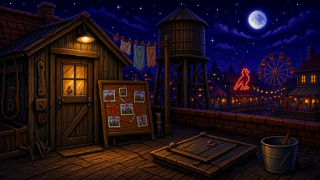
#> input picture pwas/radioactive-rooster/tools/neon/src/hq.png, 320 x 180 px; the run also reads 2 pictures not shown here
$ python paint_neon.py
#> lines starting #> are read from the running program, lines starting #| are printed output that depends on the picture
"""Paint NED'S FEED & SEED neon into each room plate (unlit glass, backing, mounts = permanent scenery)
and cut one glow frame per letter (+ the hawk) into an overlay sheet the engine lights per temptation level.

Reads the unbaked plates in tools/neon/src/, writes:
  art/pixel/bg/<room>.png (+ art/pixel-4x/bg/<room>.png)   pixel rooms: hq, fence, midway (320x180, 1 px = 1 px)
  art/placeholders/bg-<room>.jpg                          illustrated rooms: store, wkuk, gate (1280x720)
  art/pixel/fx/neon-<room>.png   vertical sheet, one frame per key in FRAMES order (frame = sign bbox)
  tools/neon/signs.json          rect (logical 320x180 units), frames, scale  -> data/script.js room.sign
                                 + art/manifest.json fx/neon-<room> (size = rect w,h; grid [1, frames]; scale)
No system fonts: hand-bent tube script (Catmull-Rom paths, jittered bends and widths) rendered at Kx and
box-downsampled like the red hawk neon in the Midway plate; the store keeps its plank + capitals.
Run: python3 tools/neon/paint_neon.py
"""
import json, os
import numpy as np
from PIL import Image, ImageDraw, ImageFilter

ROOT = os.path.dirname(os.path.dirname(os.path.dirname(os.path.abspath(__file__))))
SRC = os.path.join(ROOT, "tools/neon/src")
TEXT = "NED'S FEED & SEED"  # data/script.js FEEDSEED.text; key = index into this

def perspective_coeffs(dst, src):
    """Coefficients mapping output (dst quad) -> input (src quad) for Image.transform PERSPECTIVE."""
    a = []
    for (x, y), (X, Y) in zip(dst, src):
        a.append([x, y, 1, 0, 0, 0, -X * x, -X * y])
        a.append([0, 0, 0, x, y, 1, -Y * x, -Y * y])
    b = np.array(src).reshape(8)
    return np.linalg.solve(np.array(a, dtype=float), b).tolist()


def warp(img, quad, out_size, resample=Image.BICUBIC):
    w, h = img.size
    c = perspective_coeffs(quad, [(0, 0), (w, 0), (w, h), (0, h)])
    return img.transform(out_size, Image.PERSPECTIVE, c, resample)


# ---------- glow frames ----------
def glow_frame(mask_l, core, glow, spill, r1, r2, a1, a2, pixel):
    """RGBA lit-tube frame: wall spill + tube halo + hot core. mask_l: L image (full size)."""
    m = np.asarray(mask_l, dtype=float) / 255
    def blur(r):
        return np.asarray(mask_l.filter(ImageFilter.GaussianBlur(r)), dtype=float) / 255
    layers = []
    s = np.clip(blur(r2) * a2 * 3.0, 0, a2)
    if pixel:  # 1 px magenta halo hugging the tube, stepped spill (no smooth gradients)
        g = (np.asarray(mask_l.filter(ImageFilter.MaxFilter(3)), dtype=float) / 255) * a1
        s = np.select([s > a2 * 0.66, s > a2 * 0.33, s > 0.05], [a2, a2 * 0.62, a2 * 0.3], 0)
    else:
        g = np.clip(blur(r1) * a1 * 2.2, 0, a1)
    out = np.zeros(m.shape + (4,))
    for col, a in ((spill, s), (glow, g), (core, m)):
        col = np.array(col, dtype=float) / 255
        out[..., :3] = out[..., :3] * (1 - a[..., None]) + col * a[..., None]
        out[..., 3] = out[..., 3] * (1 - a) + a
    out[..., :3] = np.where(out[..., 3:4] > 0, out[..., :3], 0)
    return Image.fromarray((np.clip(out, 0, 1) * 255).astype(np.uint8), "RGBA")


def sheet(frames, keys, scale, room, pad=0):
    union = None
    for f in frames:
        bb = f.getchannel("A").point(lambda v: 255 if v > 6 else 0).getbbox()
        if bb:
            union = bb if union is None else (min(union[0], bb[0]), min(union[1], bb[1]), max(union[2], bb[2]), max(union[3], bb[3]))
    # snap to the logical grid so the overlay lines up with 320x180 pixels exactly
    x0 = (union[0] // scale) * scale; y0 = (union[1] // scale) * scale
    x1 = -(-union[2] // scale) * scale; y1 = -(-union[3] // scale) * scale
    w, h = x1 - x0, y1 - y0
    out = Image.new("RGBA", (w, h * len(frames)))
    for i, f in enumerate(frames):
        out.paste(f.crop((x0, y0, x1, y1)), (0, i * h))
    os.makedirs(os.path.join(ROOT, "art/pixel/fx"), exist_ok=True)
    out.save(os.path.join(ROOT, f"art/pixel/fx/neon-{room}.png"), optimize=True)
    return {"art": f"fx/neon-{room}", "rect": [x0 // scale, y0 // scale, w // scale, h // scale], "frames": keys, "scale": scale}


def ordered(masks):
    keys = sorted(k for k in masks if k != "hawk")
    return keys + (["hawk"] if "hawk" in masks else [])


CORE, GLOW, SPILL = (255, 212, 236), (255, 70, 172), (236, 40, 140)
SIGNS = {}


# ---------- bent-glass script neon (coop, fence, midway, wkuk, gate) ----------
# Drawn like the red hawk already in the Midway plate: free-standing tubes, no plate behind, smooth anti-aliased
# bends (rendered at K x and box-downsampled to the plate), slightly irregular hand bends and tube widths.
# Units: cap height 0..6, baseline 6, x-height ~3.2. One path list per letter; lead-ins belong to the letter.
SCRIPT = {
    "N": [[(0.2, 6.0), (0.7, 3.4), (1.1, 0.5), (1.7, 2.6), (2.6, 5.7), (3.2, 3.2), (3.5, 0.6), (4.4, 0.1)]],
    "e": [[(0.0, 5.7), (1.1, 5.1), (2.1, 4.2), (2.0, 3.3), (1.3, 3.3), (0.7, 4.4), (1.0, 5.7), (2.0, 6.05), (3.0, 5.5)]],
    "d": [[(0.0, 5.6), (1.0, 4.6), (2.5, 3.5), (1.5, 3.2), (0.6, 3.9), (0.5, 5.3), (1.3, 6.0), (2.3, 5.5), (2.8, 4.1)],
          [(3.4, 0.2), (2.9, 3.2), (2.7, 5.3), (3.2, 6.0), (3.9, 5.5)]],
    "'": [[(0.6, 0.0), (0.5, 0.9), (0.2, 1.7)]],
    "s": [[(0.0, 5.6), (1.0, 4.4), (1.6, 3.2), (2.0, 4.4), (2.3, 5.4), (1.7, 6.0), (0.8, 5.8)]],
    "F": [[(0.4, 1.4), (1.3, 0.4), (2.8, 0.3), (4.4, 0.0)],
          [(2.7, 0.4), (2.3, 3.0), (1.7, 5.3), (0.8, 6.0), (0.1, 5.4)],
          [(1.1, 3.1), (2.1, 2.7), (3.1, 2.9)]],
    "&": [[(3.5, 6.0), (1.3, 3.3), (1.0, 1.5), (1.8, 0.6), (2.6, 1.2), (2.4, 2.4), (0.6, 4.0), (0.4, 5.4), (1.4, 6.1), (2.7, 5.6), (3.7, 4.2)]],
    "S": [[(3.8, 0.9), (3.0, 0.1), (1.7, 0.3), (1.1, 1.4), (1.8, 2.6), (3.0, 3.6), (3.2, 5.0), (2.2, 6.0), (0.9, 5.9), (0.0, 5.0)]],
    "hawk": [[(0.3, 6.2), (1.5, 4.2), (1.2, 2.5), (2.0, 0.9), (2.9, 0.4), (3.5, 0.9), (3.1, 1.4), (2.8, 2.4), (3.6, 3.6), (4.6, 4.4), (3.4, 4.3), (3.7, 6.0), (2.6, 5.0), (1.5, 4.2)]],
}
GLYPH_OF = {0: "N", 1: "e", 2: "d", 3: "'", 4: "s", 6: "F", 7: "e", 8: "e", 9: "d", 11: "&", 13: "S", 14: "e", 15: "e", 16: "d"}
ADV2 = {"N": 4.4, "e": 2.75, "d": 3.7, "'": 1.0, "s": 2.4, "F": 4.0, "&": 4.0, "S": 3.6, "hawk": 5.4}


def glyph_of(k):
    return "hawk" if k == "hawk" else GLYPH_OF[k]


def catmull(pts, n=10):
    p = [pts[0]] + list(pts) + [pts[-1]]
    out = []
    for i in range(1, len(p) - 2):
        p0, p1, p2, p3 = (np.array(v, float) for v in p[i - 1:i + 3])
        for t in np.linspace(0, 1, n, endpoint=False):
            t2, t3 = t * t, t * t * t
            out.append(tuple(0.5 * (2 * p1 + (-p0 + p2) * t + (2 * p0 - 5 * p1 + 4 * p2 - p3) * t2 + (-p0 + 3 * p1 - 3 * p2 + p3) * t3)))
    out.append(tuple(pts[-1]))
    return out


def script_width(keys, space=1.6):
    return sum(space if k is None else ADV2[glyph_of(k)] for k in keys)


def script_masks(keys, u, tube, seed, space=1.6, pad=1.0):
    """Per-key L masks of hand-bent tube script in a local box (px = u per unit). Returns masks, (w, h)."""
    rng = np.random.default_rng(seed)
    lines = [[]]
    for k in keys:  # "/" breaks the line; each line is centred
        if k == "/":
            lines.append([])
        else:
            lines[-1].append(k)
    widths = [script_width(l, space) for l in lines]
    LEAD = 7.4
    w = int(np.ceil((max(widths) + 2 * pad) * u)); h = int(np.ceil((6.6 + LEAD * (len(lines) - 1) + 2 * pad) * u))
    masks = {}
    order = []
    for li, l in enumerate(lines):
        order += [("xy", pad + (max(widths) - widths[li]) / 2, pad + LEAD * li)] + l
    x, y0 = pad, pad
    for k in order:
        if isinstance(k, tuple):
            _, x, y0 = k
            continue
        if k is None:
            x += space
            continue
        g = glyph_of(k)
        m = masks.setdefault(k, Image.new("L", (w, h), 0))
        d = ImageDraw.Draw(m)
        for path in SCRIPT[g]:
            jit = [(px + rng.uniform(-0.1, 0.1), py + rng.uniform(-0.1, 0.1)) for px, py in path]
            pts = [((x + px) * u, (y0 + py) * u) for px, py in catmull(jit)]
            tw = tube * rng.uniform(0.85, 1.15)
            d.line(pts, fill=255, width=max(1, int(round(tw))), joint="curve")
            for q in (pts[0], pts[-1]):
                d.ellipse([q[0] - tw / 2, q[1] - tw / 2, q[0] + tw / 2, q[1] + tw / 2], fill=255)
        x += ADV2[g]
    return masks, (w, h)


def script_room(room, src, keys, quad, letter_h, tube, K, unlit, hi, glow_r, mounts=(), seed=7, scale=1, dim=0.5, plank=()):
    """quad: plate px (TL, TR, BR, BL) of the lettering box. letter_h: cap height in plate px.
    Render at K x, downsample to the plate; mounts: [(x0, y0, x1, y1, rgb, width)] thin brackets in plate px."""
    im = Image.open(os.path.join(SRC, src)).convert("RGB")
    W, H = im.size
    u = letter_h / 6.0 * K
    local, (lw, lh) = script_masks(keys, u, tube * K, seed)
    qk = [(x * K, y * K) for x, y in quad]
    full = {}
    for k, m in local.items():
        big = warp(m, qk, (W * K, H * K), Image.BILINEAR)
        full[k] = big.resize((W, H), Image.BOX)
    # mounts (brackets / standoffs), anti-aliased the same way
    base = np.asarray(im, dtype=float)
    if plank:  # painted backing board: [(polygon in plate px, rgb)], drawn in order, anti-aliased like the tubes
        ov = Image.new("RGBA", (W * K, H * K), (0, 0, 0, 0))
        d = ImageDraw.Draw(ov)
        for poly, col in plank:
            d.polygon([(x * K, y * K) for x, y in poly], fill=tuple(col) + (255,))
        ov = np.asarray(ov.resize((W, H), Image.BOX), dtype=float)
        a = ov[..., 3:4] / 255
        base = base * (1 - a) + ov[..., :3] * a
    if mounts:
        ov = Image.new("RGBA", (W * K, H * K), (0, 0, 0, 0))
        d = ImageDraw.Draw(ov)
        for x0, y0, x1, y1, col, wd in mounts:
            d.line([(x0 * K, y0 * K), (x1 * K, y1 * K)], fill=tuple(col) + (255,), width=max(1, int(wd * K)))
        ov = np.asarray(ov.resize((W, H), Image.BOX), dtype=float)
        a = ov[..., 3:4] / 255
        base = base * (1 - a) + ov[..., :3] * a
    union = np.zeros((H, W))
    for m in full.values():
        union = np.maximum(union, np.asarray(m, dtype=float) / 255)
    ul = Image.fromarray((union * 255).astype(np.uint8))
    up = np.asarray(ul.transform(ul.size, Image.AFFINE, (1, 0, 0, 0, 1, -max(1.0, K / 8)), Image.BILINEAR), dtype=float) / 255
    hl = np.clip(union - up, 0, 1)
    # dim glass: barely there over the wall, a faint top-lit sheen
    for col, al in ((unlit, union * dim), (hi, hl * dim * 0.6)):
        base = base * (1 - al[..., None]) + np.array(col) * al[..., None]
    out = Image.fromarray(np.clip(base, 0, 255).astype(np.uint8))
    keys_o = ordered(full)
    r1, r2, a1 = (tuple(glow_r) + (0.9,))[:3]
    frames = []
    for k in keys_o:
        if k == "hawk":
            frames.append(glow_frame(full[k], (255, 214, 170), (255, 84, 40), (230, 50, 30), r1, r2, a1, 0.5, False))
        else:
            frames.append(glow_frame(full[k], CORE, GLOW, SPILL, r1, r2, a1, 0.5, False))
    return out, sheet(frames, keys_o, scale, room)


ALL = ["hawk", None, 0, 1, 2, 3, 4, None, 6, 7, 8, 9, None, 11, None, 13, 14, 15, 16]


def room_hq():
    """Rooftop script 'Feed' + hawk on two thin legs, on the distant house at the right edge (a glowing shape at this range)."""
    keys = ["hawk", 6, 7, 8, 9]
    legs = [(301.5, 66.5, 301.5, 71, (24, 18, 30), 0.8), (315.5, 66, 315.5, 70.5, (24, 18, 30), 0.8), (300, 66.6, 317, 66.0, (34, 26, 40), 0.6)]
    return script_room("hq", "hq.png", keys, [(297, 57.5), (319, 56.8), (319, 67.2), (297, 67.8)], 6.4, 0.95, 8,
                       (96, 70, 104), (150, 128, 160), (0.6, 3.2, 0.5), legs, seed=3, dim=0.38)


def room_fence():
    """Script 'Feed' + hawk on a thin rooftop frame over the distant Main Street roofline."""
    keys = ["hawk", 6, 7, 8, 9]
    legs = [(273.5, 62.5, 273.5, 66, (16, 22, 32), 0.8), (288.5, 62.5, 288.5, 66, (16, 22, 32), 0.8), (272, 62.6, 290, 62.6, (26, 32, 46), 0.6)]
    return script_room("fence", "fence.png", keys, [(268, 53), (291, 53), (291, 63), (268, 63)], 6.0, 0.9, 8,
                       (80, 74, 104), (130, 130, 160), (0.6, 3.2, 0.5), legs, seed=5, dim=0.38)


def room_midway():
    """Script 'Feed & Seed' (+ a little hawk) bent straight onto the right-hand facade, over the awning."""
    keys = ["hawk", None, 6, 7, 8, 9, None, 11, None, 13, 14, 15, 16]
    clips = [(x, 62.2, x, 63.4, (40, 28, 30), 0.7) for x in (276, 290, 304)]
    return script_room("midway", "midway.png", keys, [(270, 53.6), (316, 52.6), (316, 63.0), (270, 63.8)], 6.6, 0.95, 8,
                       (92, 66, 104), (150, 120, 150), (0.6, 3.4, 0.5), clips, seed=11, dim=0.38)


def room_store():
    """Ned's own sign: one line of script tubes on the blank plank above the window (store C, 2026-10-18;
    the plank x195-257 y12-30 is painted into the plate, so no code-drawn plank), two screws at the ends."""
    q = [(199.5, 16.8), (252.5, 16.6), (252.5, 25.4), (199.5, 25.6)]
    screws = [(x, y, x + 0.6, y, (30, 18, 12), 0.9) for x, y in ((197.6, 21.2), (254.6, 21.0))]
    return script_room("store", "store.png", ALL, q, 5.6, 0.85, 8, (130, 96, 104), (200, 170, 170), (0.6, 2.8, 0.5), screws,
                       seed=19, dim=0.42)


def room_wkuk():
    """Sponsor neon in bent-glass script, standoff-mounted on the side-hall wall over the notice board, down the
    hallway back toward Ned's store (Arlong 2026-10-19: the ON AIR light has the wall above the studio door now,
    tools/bg/next_signs.py). The hall wall recedes to the right, so the box slopes with the board's top edge."""
    q = [(10.5, 26.6), (46.0, 31.6), (46.0, 38.0), (10.5, 33.4)]
    stand = [(x, 33.4 + (x - 10.5) * 0.13, x, 34.8 + (x - 10.5) * 0.13, (40, 30, 30), 0.6) for x in (14, 28, 42)]
    return script_room("wkuk", "wkuk.png", ALL, q, 4.6, 0.75, 8, (98, 80, 112), (170, 150, 196), (0.6, 2.8, 0.5), stand,
                       seed=13, dim=0.4)


def room_gate():
    """Bent-glass script clipped onto the blank canopy panel on the turnstile arch (gate B, 2026-10-18: panel face x40-95 y39-52)."""
    q = [(43.5, 41.6), (92.0, 41.6), (92.0, 49.8), (43.5, 49.8)]
    clips = [(x, 49.6, x, 51.2, (52, 36, 30), 0.6) for x in range(47, 92, 9)]
    return script_room("gate", "gate.png", ALL, q, 6.0, 0.9, 8, (112, 104, 120), (210, 204, 220), (0.6, 3.0, 0.5), clips,
                       seed=17, dim=0.42)


def main():
    import shutil
    out = {}
    for room, fn in (("hq", room_hq), ("fence", room_fence), ("midway", room_midway),
                     ("store", room_store), ("wkuk", room_wkuk), ("gate", room_gate)):
        img, spec = fn()
        img.save(os.path.join(ROOT, f"art/pixel/bg/{room}.png"), optimize=True)
        img.resize((img.width * 4, img.height * 4), Image.NEAREST).save(os.path.join(ROOT, f"art/pixel-4x/bg/{room}.png"), optimize=True)
        out[room] = spec
        print(room, spec["rect"], len(spec["frames"]), "frames")
#> this loop made 5 passes
#| hq [293, 53, 27, 18] 5 frames
#| fence [264, 49, 32, 18] 5 frames
#| midway [266, 48, 54, 20] 10 frames
#| store [196, 13, 61, 16] 15 frames
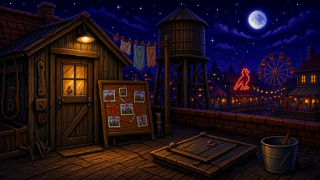
#> input picture pwas/radioactive-rooster/tools/neon/src/hq.png, 320 x 180 px
#> pass 1, in script_room, `ov = np.asarray(ov.resize((W, H), Image.BOX), dtype=float)`:
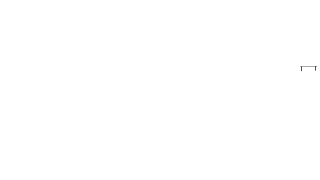
#> ov: shape (180, 320, 4) float64; mean R, G, B, A 0, 0, 0, 0.1; transparent parts drawn white
#> pass 1, in script_room, `a = ov[..., 3:4] / 255`:
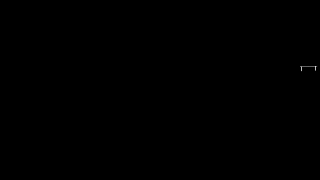
#> a: shape (180, 320, 1) float64; min 0, max 0.843, mean 0.000225
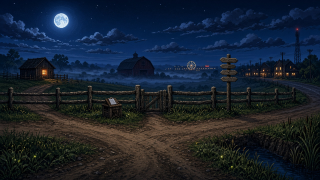
#> input picture pwas/radioactive-rooster/tools/neon/src/fence.png, 320 x 180 px
#> after the loop:
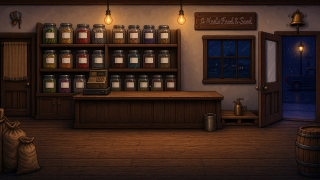
#> img: PIL image 320x180 RGB; mean R, G, B 58.7, 38.2, 28.8
#> after the loop, out = 4 items
    for room in ("store", "wkuk", "gate"):  # painted fallbacks stay clean (no sign); the pixel plate carries it
        shutil.copyfile(os.path.join(SRC, f"bg-{room}.jpg"), os.path.join(ROOT, f"art/placeholders/bg-{room}.jpg"))
    with open(os.path.join(ROOT, "tools/neon/signs.json"), "w") as f:
        json.dump(out, f, indent=1)
    sync(out)


def sync(signs):
    """Write each room's sign rect/frames into data/script.js and the sheet entries into art/manifest.json."""
    import re
    p = os.path.join(ROOT, "data/script.js")
    s = open(p).read()
    for sp in signs.values():
        new = 'sign: { art: "%s", rect: %s, frames: [%s] }' % (sp["art"], json.dumps(sp["rect"]).replace(",", ", "), ", ".join(json.dumps(k) for k in sp["frames"]))
        s, n = re.subn(r'sign: \{ art: "%s", rect: \[[^\]]*\], frames: \[[^\]]*\] \}' % sp["art"], new, s)
        assert n == 1, sp["art"]
    open(p, "w").write(s)
    p = os.path.join(ROOT, "art/manifest.json")
    m = json.load(open(p))
    for sp in signs.values():
        a = m["assets"].setdefault(sp["art"], {"kind": "fx", "anchor": [0, 0]})
        a.update(size=sp["rect"][2:], frames=len(sp["frames"]), grid=[1, len(sp["frames"])], scale=sp["scale"])
        a["source"] = "tools/neon/paint_neon.py (glow frames, one per lit tube; unlit bent-glass sign painted into the plate)"
    with open(p, "w") as f:
        json.dump(m, f, indent=1, ensure_ascii=False)
        f.write("\n")


if __name__ == "__main__":
#> (the run stopped early here; a loop or call above may not have finished)
